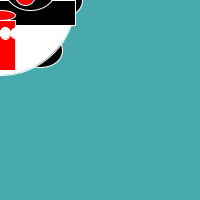
Frame 1 (no input)
Frame 60 (the mouse pressed at the canvas centre just before this capture): identical to frame 1, image omitted
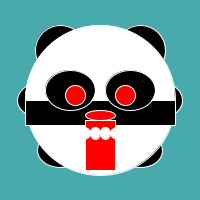
Frame 120 (the mouse held since frame 60 and released just before this capture)

The Processing sketch that drew these frames (run headless with seeded random() and noise(); from frame 60 on, the mouse is pressed at the canvas centre):

// Processing sketch: processing_122872
// ── processing_122872.pde

void setup() {

  size(200, 200);
}

void draw() {
  background(73, 170, 174);
  stroke(255);
  //oren L+R
  fill(0);
  ellipse(mouseX-40,mouseY-50, 50, 50);
  fill(0);
  ellipse(mouseX+40,mouseY-50, 50, 50);

  //poten
  fill(0);
  ellipse(mouseX+40,mouseY+50, 45, 35);
  fill(0);
  ellipse(mouseX-40,mouseY+50, 45, 35);

  //voorpoten
  fill(0);
  ellipse(mouseX-60,mouseY, 45, 35);
  fill(0);
  ellipse(mouseX+60,mouseY, 45, 35);



   //body
  fill(255);
  ellipse(mouseX,mouseY, 150, 150);
  fill(0);
  rect(mouseX-75,mouseY, 150, 25);
  

  //ogen L+R
  fill(0);
  ellipse(mouseX-30,mouseY-10, 50, 40);
  fill(0);
  ellipse(mouseX+30,mouseY-10, 50, 40);
  fill(255,0,0);
  ellipse(mouseX+25,mouseY-5, 20, 20);
  ellipse(mouseX-25,mouseY-5, 20, 20);


  
  //neus
  ellipse(mouseX,mouseY+15, 30, 10);
  //mond
  rect(mouseX-15,mouseY+20,30,50);
  
  

  //tanden
  fill(255);
  ellipse(mouseX-17,mouseY+33, 15, 12);
  fill(255);
  ellipse(mouseX-5, mouseY+33, 10, 12);
  fill(255);
  ellipse(mouseX+5, mouseY+33, 10, 12);
  fill(255);
  ellipse(mouseX+18, mouseY+33, 15, 12);
}
